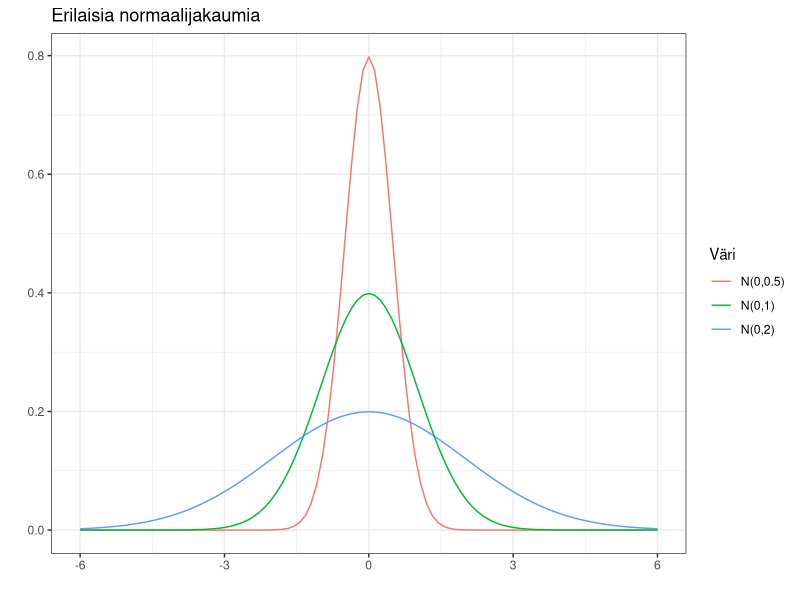

Here is the R script that generated this plot: (Note: this script raises an error after producing the figure.)
## ---- chunk 1
library(ggplot2)
theme_set(theme_bw())
#generate a normal distribution plot
ggplot(data.frame(x = c(-6, 6)), aes(x = x)) +
stat_function(fun = dnorm, args = c(0,0.5), aes(col = "N(0,0.5)")) + 
  stat_function(fun = dnorm, args = c(0,2), aes(col = "N(0,2)")) +
  stat_function(fun = dnorm, args = c(0,1), aes(col = "N(0,1)")) + 
  ggtitle("Erilaisia normaalijakaumia") +  
  labs(x = "", y = "") + 
  labs(colour = "Väri") 
## ---- chunk 2
library(ggplot2)
theme_set(theme_bw())
miehet = c(0,1,2,3,4,5,6,7,8,9,10,11,12)
perheet = c(3,24,104,286,670,1033,1343,1112,829,478,181,45,7)
saks = rbind.data.frame(miehet, perheet)
rownames(saks) = c("Miesten lkm", "Perheiden lkm")
colnames(saks) = c(0:12)
library(dplyr)
library(knitr)
library(kableExtra)
kable(saks, booktabs = TRUE) %>% 
  kable_styling(font_size = 12, latex_options = "scale_down")
## ---- chunk 3
knitr::include_graphics("images/Miesten_lkm.jpg")
## ---- chunk 4
knitr::include_graphics("images/poisson.jpg")
## ---- chunk 5
rivi1 = c(27,29,10,8,2,76)
rivi2 = c(59,53,14,12,4,142)
rivi3 = c(28,32,14,12,4,90)
rivi4 = c(19,14,7,4,1,45)
rivi5 = c(7,8,10,2,0,27)
rivi6 = c(140,136,55,38,11,380)

taulukko = rbind.data.frame(rivi1,rivi2,rivi3,rivi4,rivi5,rivi6)
rownames(taulukko) = c("0", "1", "2", "3", "4+", "Yht.")
colnames(taulukko) = c("0", "1", "2", "3", "4+", "Yht.")

kable(taulukko, booktabs = TRUE) %>%
  add_header_above(c("Kotij. maalien lkm." = 1, "Vierasj. maalien lkm." = 5, "Yht." = 1)) 
## ---- chunk 6
ka = c("1.486","1.063","2.550")
va = c("1.316","1.172","2.618")
taulukko = rbind.data.frame(ka, va)
rownames(taulukko) = c("Keskiarvo", "Varianssi")
colnames(taulukko) = c("Kotijoukkue (home)", "Vierasjoukkue (away)", "Yht.")

kable(taulukko, booktabs = TRUE) 
## ---- chunk 7
library(ggplot2)
library(ggpubr)
set.seed(1)

df <- data.frame(PF = rnorm(100, 180, sqrt(25)))
kuva1 = ggplot(df, aes(x = PF)) + 
    geom_histogram(aes(y =..density..),
                   breaks = seq(170, 190, by = 2.5), 
                   colour = "black", 
                   fill = "grey") +
  xlim(170, 190) +
stat_function(fun = dnorm, args = list(mean = 180, sd = 5), colour = "red") + theme_bw() + ylab("") + xlab("") + 
  scale_y_continuous(name = "", breaks = seq(0, 0.08, by = 0.01))

set.seed(2)
df <- data.frame(PF = rnorm(100, 180, sqrt(25)))
kuva2 = ggplot(df, aes(x = PF)) + 
    geom_histogram(aes(y =..density..),
                   breaks = seq(170, 190, by = 2.5), 
                   colour = "black", 
                   fill = "grey") +
  xlim(170, 190) +
stat_function(fun = dnorm, args = list(mean = 180, sd = 5), colour = "red") + theme_bw() + ylab("") + xlab("") + 
  scale_y_continuous(name = "", breaks = seq(0, 0.08, by = 0.01))

set.seed(3)
df <- data.frame(PF = rnorm(100, 180, sqrt(25)))
kuva3 = ggplot(df, aes(x = PF)) + 
    geom_histogram(aes(y =..density..),
                   breaks = seq(170, 190, by = 2.5), 
                   colour = "black", 
                   fill = "grey") +
  xlim(170, 190) +
stat_function(fun = dnorm, args = list(mean = 180, sd = 5), colour = "red") + theme_bw() + ylab("") + xlab("") + 
  scale_y_continuous(name = "", breaks = seq(0, 0.08, by = 0.01))

set.seed(4)
df <- data.frame(PF = rnorm(100, 180, sqrt(25)))
kuva4 = ggplot(df, aes(x = PF)) + 
    geom_histogram(aes(y =..density..),
                   breaks = seq(170, 190, by = 2.5), 
                   colour = "black", 
                   fill = "grey") +
  xlim(170, 190) +
stat_function(fun = dnorm, args = list(mean = 180, sd = 5), colour = "red") + theme_bw() + ylab("") + xlab("") + 
  scale_y_continuous(name = "", breaks = seq(0, 0.08, by = 0.01))

ggpubr::ggarrange(kuva1, kuva2, kuva3, kuva4, ncol = 2, nrow = 2)
## ---- chunk 8

set.seed(4)
df <- data.frame(PF = rnorm(100, 180, sqrt(25)))
ggplot(df, aes(x = PF)) + 
    geom_histogram(aes(y =..density..),
                   breaks = seq(170, 190, by = 2.5), 
                   colour = "black", 
                   fill = "grey") +
  xlim(165,200) +
  stat_function(fun = dnorm, args = list(mean = 170, sd = 10), aes(colour = "line1")) +
  stat_function(fun = dnorm, args = list(mean = 190, sd = 2),  aes(colour = "line2")) +
  stat_function(fun = dnorm, args = list(mean = 180, sd = 5),  aes(colour = "line3")) +
  stat_function(fun = dnorm, args = list(mean = 185, sd = 8), aes(colour = "line4")) + theme_bw() + labs(x = "Havaintoarvot", y = "", color = "Tiheysfunktiot") + 
  scale_colour_manual(values = c("line1" = "darkgreen", 
                                 "line2" = "deepskyblue3", 
                                 "line3" = "red", 
                                 "line4" = "darkorange"),
                      labels = c("N(170,100)", "N(190,4)", "N(180,25)", "N(185,64)"))
  
## ---- chunk 9
knitr::include_graphics("images/unbiased.jpg")
## ---- chunk 10
set.seed(4)
df <- data.frame(PF = rnorm(100, 180, sqrt(25)))
#mean(df$PF);var(df$PF) #180.4826; 20.8791
ggplot(df, aes(x = PF)) + 
    geom_histogram(aes(y =..density..),
                   breaks = seq(170, 190, by = 2.5), 
                   colour = "black", 
                   fill = "grey") +
  xlim(165,200) +
  stat_function(fun = dnorm, args = list(mean = 180, sd = 5), aes(colour = "line1")) +
  stat_function(fun = dnorm, args = list(mean = mean(df$PF), sd = sd(df$PF)),  aes(colour = "line2")) +
 theme_bw() + labs(x = "Havaintoarvot", y = "", color = "Tiheysfunktiot") + 
  scale_colour_manual(values = c("line1" = "red", 
                                "line2" = "darkgreen"), 
                      labels = c("Oikeat parametriarvot: N(180,25)", "Estimoidut parametriarvot: N(180.5, 20.9)")) + theme(legend.position="bottom")
  
## ---- chunk 11
set.seed(4)
df <- data.frame(PF = rnorm(1000, 180, sqrt(25)))
#mean(df$PF);var(df$PF) #179.8279; 23.48873
ggplot(df, aes(x = PF)) + 
    geom_histogram(aes(y =..density..),
                   breaks = seq(170, 190, by = 2.5), 
                   colour = "black", 
                   fill = "grey") +
  xlim(165,200) +
  stat_function(fun = dnorm, args = list(mean = 180, sd = 5), aes(colour = "line1")) +
  stat_function(fun = dnorm, args = list(mean = mean(df$PF), sd = sd(df$PF)),  aes(colour = "line2")) +
 theme_bw() + labs(x = "Havaintoarvot", y = "", color = "Funktiot") + 
  scale_colour_manual(values = c("line1" = "red", 
                                "line2" = "darkgreen"), 
                      labels = c("Oikeat parametriarvot: N(180,25)", "Estimoidut parametriarvot: N(179.83, 23.49)")) + theme(legend.position="bottom")
  
